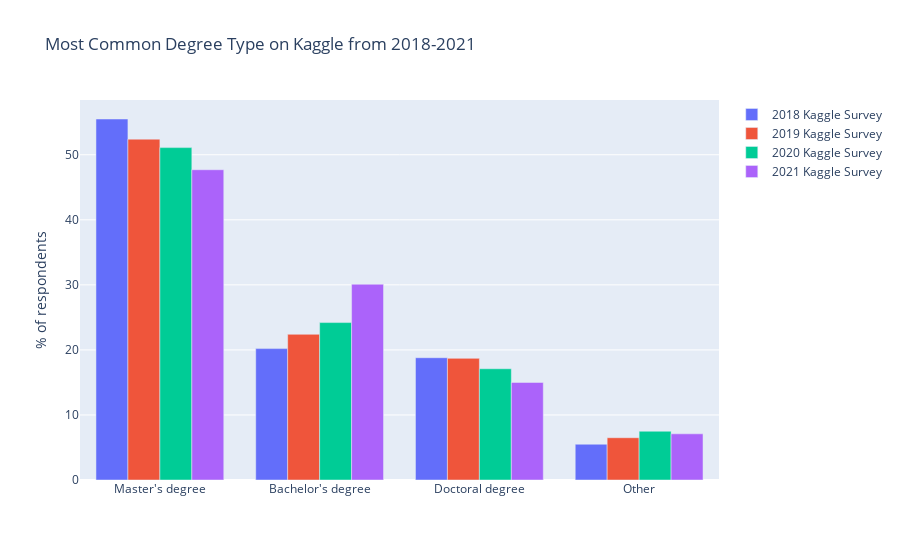

This figure's notebook cell:
### Code cell
responses_df_2018['Q4'].replace(["Masterâs degree"], "Master's degree",inplace=True)
responses_df_2019['Q4'].replace(["Masterâs degree"], "Master's degree",inplace=True)
responses_df_2020['Q4'].replace(["Masterâs degree"], "Master's degree",inplace=True)
responses_df_2021['Q4'].replace(["Masterâs degree"], "Master's degree",inplace=True)
responses_df_2018['Q4'].replace(["Bachelorâs degree"], "Bachelor's degree",inplace=True)
responses_df_2019['Q4'].replace(["Bachelorâs degree"], "Bachelor's degree",inplace=True)
responses_df_2020['Q4'].replace(["Bachelorâs degree"], "Bachelor's degree",inplace=True)
responses_df_2021['Q4'].replace(["Bachelorâs degree"], "Bachelor's degree",inplace=True)

subset_of_degrees = ["Bachelor's degree","Master's degree","Doctoral degree"]

responses_df_2018.Q4[~responses_df_2018.Q4.isin(subset_of_degrees)] = "Other"
responses_df_2019.Q4[~responses_df_2019.Q4.isin(subset_of_degrees)] = "Other"
responses_df_2020.Q4[~responses_df_2020.Q4.isin(subset_of_degrees)] = "Other"
responses_df_2021.Q4[~responses_df_2021.Q4.isin(subset_of_degrees)] = "Other"

question_name = 'Q4'

sorted_percentages_2018 = count_then_return_percent(responses_df_2018,question_name)
sorted_percentages_2019 = count_then_return_percent(responses_df_2019,question_name)#
sorted_percentages_2020 = count_then_return_percent(responses_df_2020,question_name)
sorted_percentages_2021 = count_then_return_percent(responses_df_2021,question_name)
title_for_chart = 'Most Common Degree Type on Kaggle from 2018-2021'
title_for_y_axis = '% of respondents'

fig = go.Figure(data=[
    
    go.Bar(name='2018 Kaggle Survey', x=pd.Series(sorted_percentages_2018.index), y=pd.Series(sorted_percentages_2018)),
    go.Bar(name='2019 Kaggle Survey', x=pd.Series(sorted_percentages_2019.index), y=pd.Series(sorted_percentages_2019)),
    go.Bar(name='2020 Kaggle Survey', x=pd.Series(sorted_percentages_2020.index), y=pd.Series(sorted_percentages_2020)),
    go.Bar(name='2021 Kaggle Survey', x=pd.Series(sorted_percentages_2021.index), y=pd.Series(sorted_percentages_2021))
           ])
fig.update_layout(barmode='group') 
fig.update_layout(title=title_for_chart,yaxis=dict(title=title_for_y_axis))
fig.show()

### Figure 1 — Plotly figure (JSON) as saved in the notebook; plotly's stock layout.template omitted (floating-point values rounded to 4 significant figures)
{"data": [{"name": "2018 Kaggle Survey", "type": "bar", "x": ["Master's degree", "Bachelor's degree", "Doctoral degree", "Other"], "y": [55.5, 20.2, 18.8, 5.5]}, {"name": "2019 Kaggle Survey", "type": "bar", "x": ["Master's degree", "Bachelor's degree", "Doctoral degree", "Other"], "y": [52.4, 22.4, 18.7, 6.5]}, {"name": "2020 Kaggle Survey", "type": "bar", "x": ["Master's degree", "Bachelor's degree", "Doctoral degree", "Other"], "y": [51.1, 24.2, 17.1, 7.5]}, {"name": "2021 Kaggle Survey", "type": "bar", "x": ["Master's degree", "Bachelor's degree", "Doctoral degree", "Other"], "y": [47.7, 30.1, 15, 7.1]}], "layout": {"barmode": "group", "title": {"text": "Most Common Degree Type on Kaggle from 2018-2021"}, "yaxis": {"title": {"text": "% of respondents"}}}}
